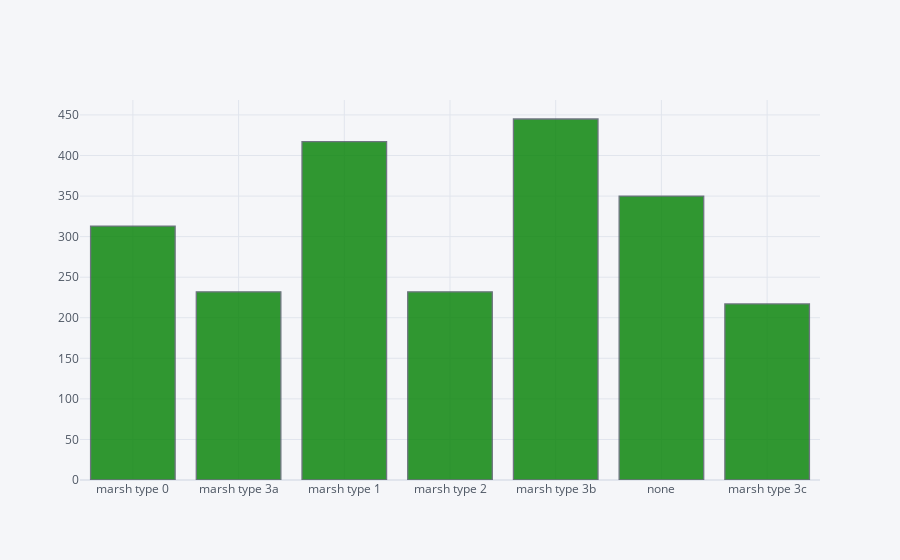

This figure's notebook cell:
### Code cell
df['Marsh'].iplot(kind='hist', bins=30, color='green')

### Figure 1 — Plotly figure (JSON) as saved in the notebook; plotly's stock layout.template omitted (floating-point values rounded to 4 significant figures; data arrays with more than 128 entries replaced by an {"elided": "..."} marker saying what was removed)
{"data": [{"histfunc": "count", "histnorm": "", "marker": {"color": "rgba(0, 128, 0, 1.0)", "line": {"color": "#4D5663", "width": 1.3}}, "name": "Marsh", "nbinsx": 30, "opacity": 0.8, "orientation": "v", "type": "histogram", "x": {"elided": "2206 str values"}}], "layout": {"barmode": "overlay", "legend": {"bgcolor": "#F5F6F9", "font": {"color": "#4D5663"}}, "paper_bgcolor": "#F5F6F9", "plot_bgcolor": "#F5F6F9", "title": {"font": {"color": "#4D5663"}}, "xaxis": {"gridcolor": "#E1E5ED", "showgrid": true, "tickfont": {"color": "#4D5663"}, "title": {"font": {"color": "#4D5663"}, "text": ""}, "zerolinecolor": "#E1E5ED"}, "yaxis": {"gridcolor": "#E1E5ED", "showgrid": true, "tickfont": {"color": "#4D5663"}, "title": {"font": {"color": "#4D5663"}, "text": ""}, "zerolinecolor": "#E1E5ED"}}}
